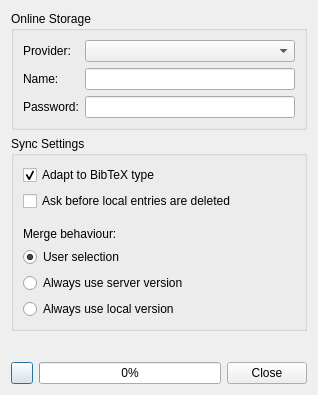
<?xml version="1.0" encoding="UTF-8"?>
<ui version="4.0">
 <class>SyncStorageUi</class>
 <widget class="QDialog" name="SyncStorageUi">
  <property name="geometry">
   <rect>
    <x>0</x>
    <y>0</y>
    <width>318</width>
    <height>395</height>
   </rect>
  </property>
  <property name="windowTitle">
   <string>Dialog</string>
  </property>
  <layout class="QVBoxLayout" name="verticalLayout_2">
   <item>
    <widget class="QGroupBox" name="groupBox">
     <property name="title">
      <string>Online Storage</string>
     </property>
     <layout class="QFormLayout" name="formLayout">
      <item row="0" column="0">
       <widget class="QLabel" name="label">
        <property name="text">
         <string>Provider:</string>
        </property>
       </widget>
      </item>
      <item row="0" column="1">
       <widget class="KComboBox" name="providerSelection"/>
      </item>
      <item row="1" column="0">
       <widget class="QLabel" name="label_2">
        <property name="text">
         <string>Name:</string>
        </property>
       </widget>
      </item>
      <item row="1" column="1">
       <widget class="KLineEdit" name="providerUserName"/>
      </item>
      <item row="2" column="0">
       <widget class="QLabel" name="label_3">
        <property name="text">
         <string>Password:</string>
        </property>
       </widget>
      </item>
      <item row="2" column="1">
       <widget class="KLineEdit" name="providerPwd"/>
      </item>
     </layout>
    </widget>
   </item>
   <item>
    <widget class="QGroupBox" name="groupBox_2">
     <property name="title">
      <string>Sync Settings</string>
     </property>
     <layout class="QVBoxLayout" name="verticalLayout">
      <item>
       <widget class="QCheckBox" name="cbAdaptToBibTeX">
        <property name="toolTip">
         <string>Try to fit bibliographic types into standard BibTeX types.</string>
        </property>
        <property name="text">
         <string>Adapt to BibTeX type</string>
        </property>
        <property name="checked">
         <bool>true</bool>
        </property>
       </widget>
      </item>
      <item>
       <widget class="QCheckBox" name="cbAskDeletion">
        <property name="text">
         <string>Ask before local entries are deleted</string>
        </property>
       </widget>
      </item>
      <item>
       <spacer name="verticalSpacer">
        <property name="orientation">
         <enum>Qt::Vertical</enum>
        </property>
        <property name="sizeType">
         <enum>QSizePolicy::Fixed</enum>
        </property>
        <property name="sizeHint" stdset="0">
         <size>
          <width>20</width>
          <height>10</height>
         </size>
        </property>
       </spacer>
      </item>
      <item>
       <widget class="QLabel" name="label_4">
        <property name="text">
         <string>Merge behaviour:</string>
        </property>
       </widget>
      </item>
      <item>
       <widget class="QRadioButton" name="rbUserSelection">
        <property name="text">
         <string>User selection</string>
        </property>
        <property name="checked">
         <bool>true</bool>
        </property>
       </widget>
      </item>
      <item>
       <widget class="QRadioButton" name="rbServerSelection">
        <property name="text">
         <string>Always use server version</string>
        </property>
       </widget>
      </item>
      <item>
       <widget class="QRadioButton" name="rbLocalSelection">
        <property name="text">
         <string>Always use local version</string>
        </property>
       </widget>
      </item>
     </layout>
    </widget>
   </item>
   <item>
    <spacer name="verticalSpacer_2">
     <property name="orientation">
      <enum>Qt::Vertical</enum>
     </property>
     <property name="sizeHint" stdset="0">
      <size>
       <width>20</width>
       <height>40</height>
      </size>
     </property>
    </spacer>
   </item>
   <item>
    <layout class="QHBoxLayout" name="horizontalLayout">
     <item>
      <widget class="QPushButton" name="startSync">
       <property name="minimumSize">
        <size>
         <width>22</width>
         <height>22</height>
        </size>
       </property>
       <property name="maximumSize">
        <size>
         <width>22</width>
         <height>22</height>
        </size>
       </property>
       <property name="text">
        <string/>
       </property>
       <property name="iconSize">
        <size>
         <width>22</width>
         <height>22</height>
        </size>
       </property>
      </widget>
     </item>
     <item>
      <widget class="QProgressBar" name="progressBar">
       <property name="value">
        <number>0</number>
       </property>
       <property name="textVisible">
        <bool>true</bool>
       </property>
      </widget>
     </item>
     <item>
      <widget class="QPushButton" name="cancelCloseButton">
       <property name="text">
        <string>Close</string>
       </property>
      </widget>
     </item>
    </layout>
   </item>
  </layout>
 </widget>
 <customwidgets>
  <customwidget>
   <class>KComboBox</class>
   <extends>QComboBox</extends>
   <header>kcombobox.h</header>
  </customwidget>
  <customwidget>
   <class>KLineEdit</class>
   <extends>QLineEdit</extends>
   <header>klineedit.h</header>
  </customwidget>
 </customwidgets>
 <resources/>
 <connections/>
</ui>
